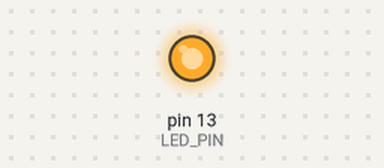
The sketch below on a simulated Arduino Uno, built with avr-gcc and run on an emulated ATmega328P. Shown: output pins drawn as LEDs (lit = HIGH).

Above: at 0.2 s.
At 4.0 s:
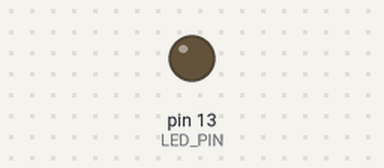
Timing chart, 0 to 5.9 s (numbered marks = the images above):
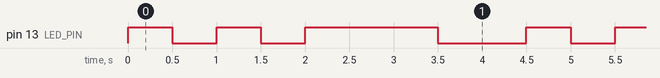

The sketch:

Week1.ino
```cpp
int LED_PIN = 13;

void setup() {
  // put your setup code here, to run once:

  pinMode(LED_PIN, OUTPUT);

}

void loop() {
  // put your main code here, to run repeatedly:
   digitalWrite(LED_PIN, HIGH);
   delay(500);
   digitalWrite(LED_PIN, LOW);
   delay(500);
   digitalWrite(LED_PIN, HIGH);
   delay(500);
   digitalWrite(LED_PIN, LOW);
   delay(500);
   digitalWrite(LED_PIN, HIGH);
   delay(1500);
   digitalWrite(LED_PIN, LOW);
   delay(1000);
}
```

Measured:
- by itself, pin 13 (LED_PIN): repeats every 4.5 s: LOW 0.50 s, HIGH 0.50 s, LOW 0.50 s, HIGH 1.5 s, LOW 1.0 s, HIGH 0.50 s
- by itself, everything shown: repeats every 4.5 s, in 6 steps
